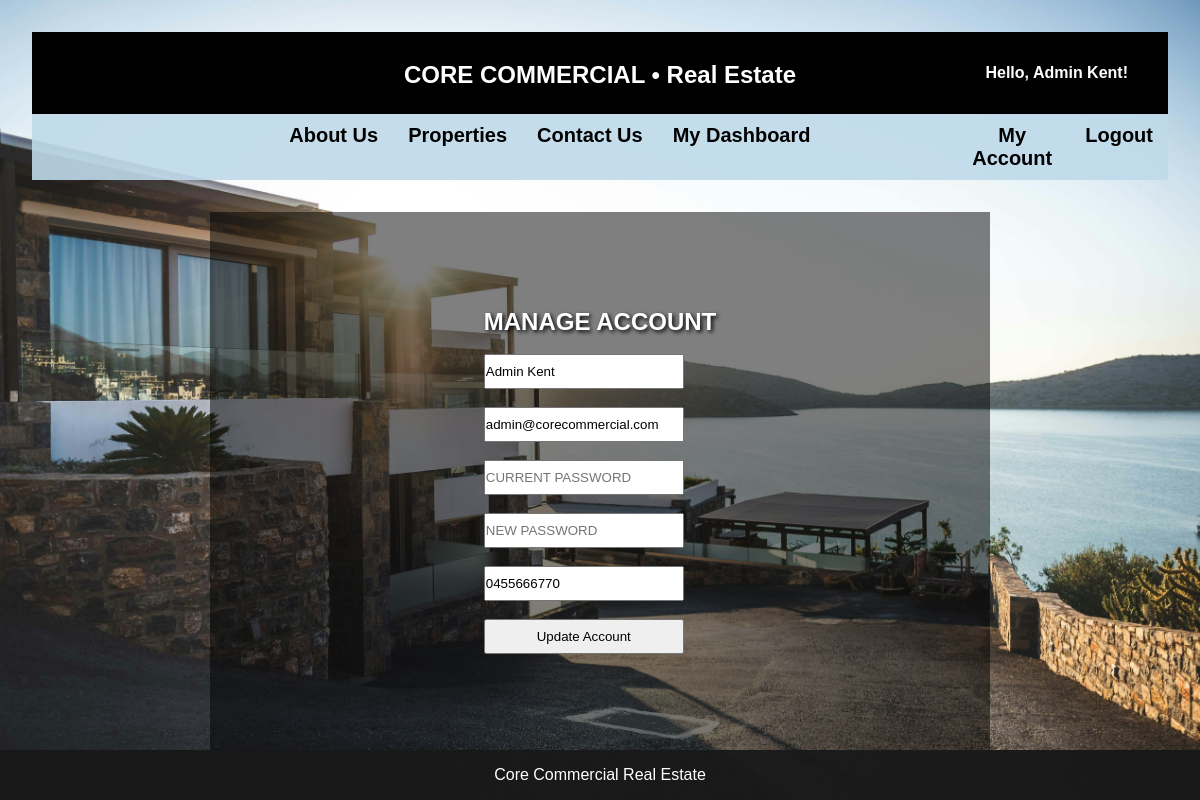
Screenshot of /my_account.php (signed in) with the database file from the repository.
### tables this page shows
CREATE TABLE IF NOT EXISTS users (
    id INT AUTO_INCREMENT PRIMARY KEY,
    name VARCHAR(100) NOT NULL,
    email VARCHAR(100) NOT NULL UNIQUE,
    password VARCHAR(255) NOT NULL,  
    phone VARCHAR(20),
    type ENUM('customer', 'owner', 'admin') NOT NULL
);

### includes/login-functions.php (called while the page is built, shortened)
<?php
function getUserById($pdo, $userId) {
    $statement = $pdo->prepare("SELECT * FROM users WHERE id = :user_id");
    $statement->execute(['user_id' => htmlspecialchars($userId)]);
    return $statement->fetch(PDO::FETCH_ASSOC);
}

### my_account.php (the view, shortened to what this page needs)
<?php
include 'includes/db.php';
include 'includes/login-functions.php';
$userData = getUserById($pdo, $_SESSION['user_id']);
?>
<!DOCTYPE html>
<html lang="en">
<head>
    <link rel="stylesheet" href="assets/css/style.css">
</head>
<body>
    <div class="register-page">
        <header class="navbar">
            <nav class="nav-bar-container">
                <div class="nav-left">
                    <h1><a href="index.php"><b>CORE COMMERCIAL</b> • Real Estate</a></h1>
                </div>
                <div class="nav-right">
                    <?php if (isset($_SESSION['user_id'])): ?>
                        <span id="greeting">Hello, <?php echo htmlspecialchars($_SESSION['name']); ?>!</span>
                    <?php endif; ?>
                </div>
            </nav>
            <nav class="nav-links">
                <ul>
                    <div class="centered-links">
                        <li><a href="about.php">About Us</a></li>
                        <li><a href="customer/properties.php">Properties</a></li>
                        <li><a href="contact.php">Contact Us</a></li>
                        <?php if (isset($_SESSION['user_type']) && $_SESSION['user_type'] == 'admin'): ?>
                            <li><a href="admin/dashboard.php">My Dashboard</a></li>
                        <?php elseif (isset($_SESSION['user_type']) && $_SESSION['user_type'] == 'owner'): ?>
                            <li><a href="owner/dashboard.php">My Dashboard</a></li>
                        <?php elseif (isset($_SESSION['user_type']) && $_SESSION['user_type'] == 'customer'): ?>
                            <li><a href="customer/review.php">Review Us</a></li>
                        <?php endif; ?>
                    </div>
                    <div class="right-hand-links">
                        <?php if (isset($_SESSION['user_id'])): ?>
                            <li><a href="my_account.php">My Account</a></li>
                            <li><a href="logout.php">Logout</a></li>
                        <?php else: ?>
                            <li><a href="login.php" class="accesslink">LOGIN</a></li>
                            <li><a href="signup.php" class="accesslink">REGISTER</a></li>
                        <?php endif; ?>
                    </div>
                </ul>
            </nav>
        </header>
        <main class="register-form">
            <form action="my_account.php" method="POST">
                <h2 id="formh2">MANAGE ACCOUNT</h2><br>
                <input type="text" name="name" placeholder="NAME"
                    value="<?php echo htmlspecialchars($userData['name']); ?>"><br><br>
                <input type="email" name="email" placeholder="EMAIL"
                    value="<?php echo htmlspecialchars($userData['email']); ?>"><br><br>
                <input type="password" name="current_password" placeholder="CURRENT PASSWORD" required><br><br>
                <input type="password" name="password" placeholder="NEW PASSWORD"><br><br>
                <input type="text" name="phone" placeholder="PHONE NUMBER"
                    value="<?php echo htmlspecialchars($userData['phone']); ?>"><br><br>
                <button type="submit" name="update_account">Update Account</button>
            </form>
        </main>
        <footer>
            <p>Core Commercial Real Estate</p>
        </footer>
    </div>
</body>
</html>

### assets/css/style.css (style rules this page uses)
* { margin: 0; padding: 0; box-sizing: border-box; }
html, body { height: 100%; width: 100%; overflow-x: hidden; display: flex; flex-direction: column; }
header { color: white; padding: 2rem; font-family: 'Lucida Sans', 'Lucida Sans Regular', 'Lucida Grande', 'Lucida Sans Unicode', Geneva, Verdana, sans-serif; text-align: center; width: 100%; z-index: 1; position: relative; }
nav ul { list-style: none; display: flex; padding: 1rem; font-size: 20px; }
nav ul li { margin: 0 1rem; }
nav ul li a { color: rgb(0, 0, 0); text-decoration: none; transition: color 0.3s; }
nav h1 { padding-bottom: 15px; padding-top: 19px; background-color: black; color: white; text-align: center; position: relative; }
.centered-links { display: flex; width: 90%; justify-content: center; padding-left: 10%; }
.right-hand-links { display: flex; flex-direction: row; }
#greeting { color: white; font-weight: bold; position: absolute; right: 20px; top: 50%; transform: translateY(-50%); white-space: nowrap; }
.nav-right { position: absolute; right: 20px; }
.nav-left h1 { margin: 0; font-size: 24px; text-align: center; }
.nav-left h1 a { color: #fff; text-decoration: none; }
.nav-links { background-color: rgba(191, 218, 233, 0.9); padding: 10px 0; text-align: center; }
.nav-links ul { margin: 0; padding: 0; list-style: none; }
.nav-links ul li { display: inline; margin: 0 15px; }
.nav-links ul li a { text-decoration: none; color: black; font-weight: bold; }
.nav-bar-container { display: flex; justify-content: center; align-items: center; background-color: #000; color: white; padding: 10px 0; position: relative; }
footer { background-color: rgba(24, 24, 24, 0.97); color: white; text-align: center; padding: 1rem; width: 100%; font-family: 'Lucida Sans', 'Lucida Sans Regular', 'Lucida Grande', 'Lucida Sans Unicode', Geneva, Verdana, sans-serif; }
.register-page { display: flex; flex-direction: column; align-items: center; justify-content: space-between; width: 100vw; height: 100vh; background-image: url('../images/sign-up-back.jpg'); background-size: cover; background-position: center; background-repeat: no-repeat; background-attachment: fixed; }
.register-form { display: flex; flex-direction: column; align-items: center; background-color: rgb(0, 0, 0, 0.5); height: 86%; width: 65%; justify-content: space-evenly; font-family: 'Lucida Sans', 'Lucida Sans Regular', 'Lucida Grande', 'Lucida Sans Unicode', Geneva, Verdana, sans-serif; }
#formh2 { color: white; text-shadow: 2px 2px 4px #000; }
.register-form input { height: 35px; width: 200px; }
.register-form button { height: 35px; width: 200px; font-family: 'Lucida Sans', 'Lucida Sans Regular', 'Lucida Grande', 'Lucida Sans Unicode', Geneva, Verdana, sans-serif; }

### rows the page displays
users: name "Admin Kent", email "admin@corecommercial.com", phone "0455666770"

### other values shown
$_SESSION['name'] "Admin Kent"
